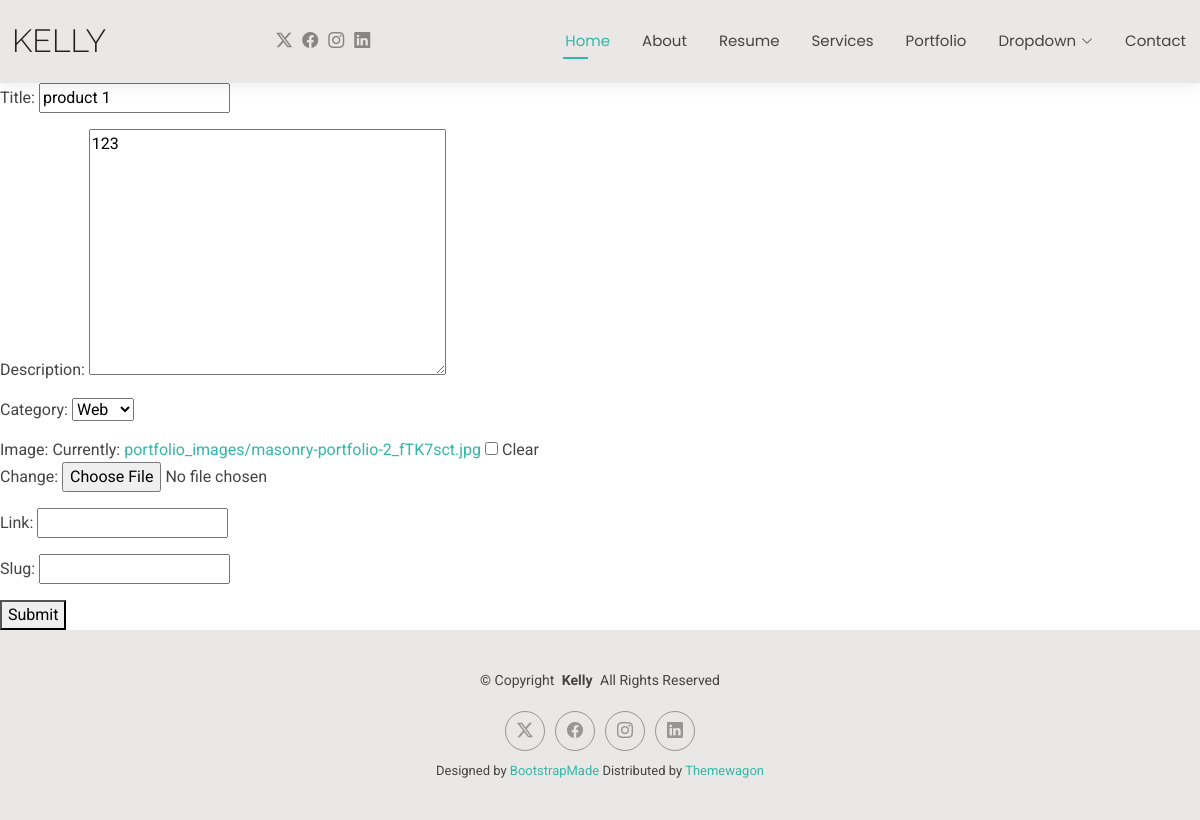
The page /kelly_app/portfolio/7/update/ on the database as committed earlier.
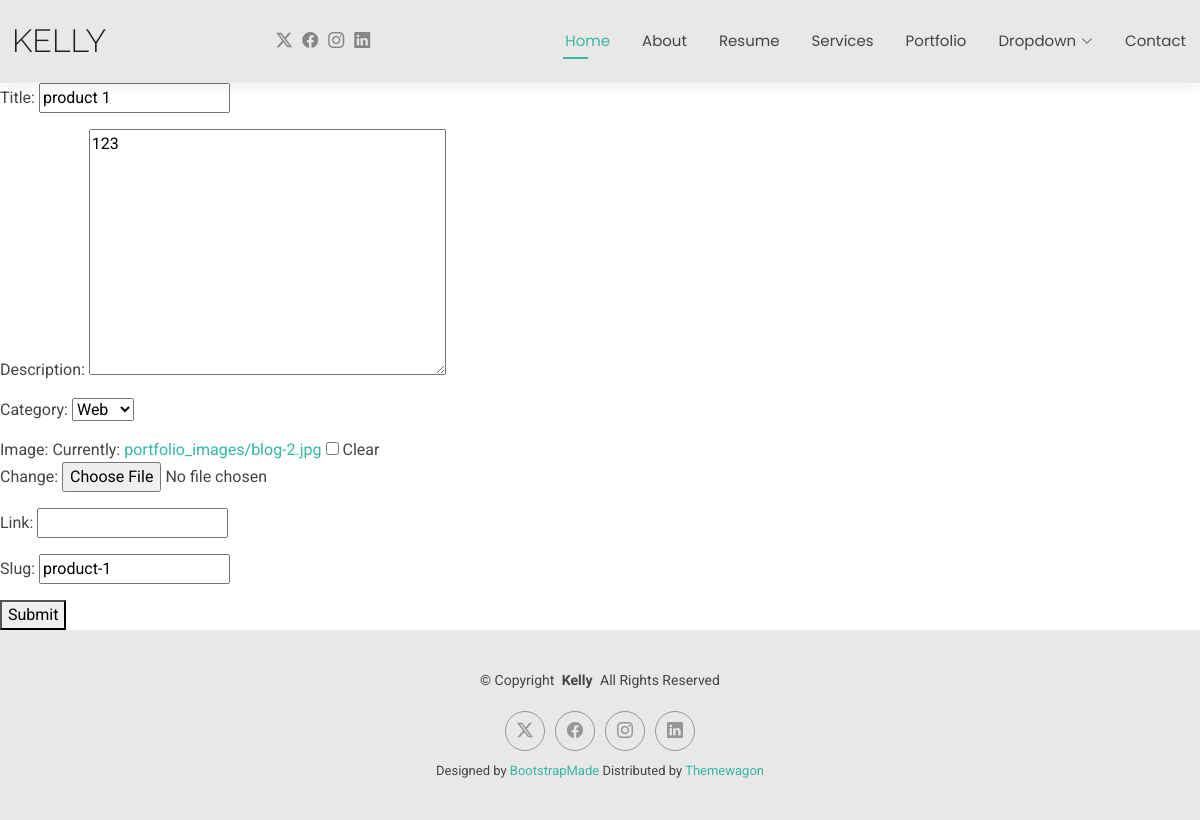
The same page on the database as committed later.
### kelly_app/models.py (models this page shows, shortened)
class Portfolio(models.Model):
    title = models.CharField(max_length=200)
    description = models.TextField()
    category = models.CharField(max_length=50, choices=[
        ('app', 'App'),
        ('card', 'Card'),
        ('web', 'Web'),
    ])
    image = models.ImageField(upload_to='portfolio_images/', null=True, blank=True)
    link = models.URLField(blank=True, null=True)
    slug = models.SlugField(unique=True, null=True, blank=True)

### kelly_app/views.py (the view)
# urls.py: path('portfolio/<int:pk>/update/', views.portfolio_update_view.as_view(), name='portfolio_update'),
class portfolio_update_view(UpdateView):
    model = models.Portfolio
    fields = '__all__'
    template_name = 'kelly_app/portfolio_form.html'
    success_url = '/portfolio/'

### kelly_app/Templates/kelly_app/portfolio_form.html
{% extends "base.html" %} {% load static %} {% block body_block %}
<form method="post" enctype="multipart/form-data">
  {% csrf_token %} {{ form.as_p }}
  <button type="submit">Submit</button>
</form>
{% endblock%}

Rows that differ between the two databases and show on the page:
changed Portfolio "product 1": slug (not shown) → "product-1"
Other text that changed with them:
text no longer shown: "Title: Description: Category: Image: Currently: portfolio_images/masonry-portfolio-2_fTK7sct.jpg Clear Change: Link: Slug:"
text now shown: "Title: Description: Category: Image: Currently: portfolio_images/blog-2.jpg Clear Change: Link: Slug:"
